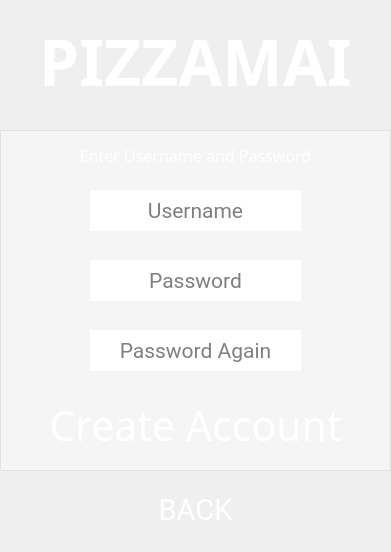
<?xml version="1.0" encoding="UTF-8"?>
<ui version="4.0">
 <class>Form</class>
 <widget class="QWidget" name="Form">
  <property name="geometry">
   <rect>
    <x>0</x>
    <y>0</y>
    <width>391</width>
    <height>552</height>
   </rect>
  </property>
  <property name="sizePolicy">
   <sizepolicy hsizetype="Fixed" vsizetype="Fixed">
    <horstretch>0</horstretch>
    <verstretch>0</verstretch>
   </sizepolicy>
  </property>
  <property name="minimumSize">
   <size>
    <width>391</width>
    <height>552</height>
   </size>
  </property>
  <property name="windowTitle">
   <string>Form</string>
  </property>
  <widget class="QLabel" name="label">
   <property name="geometry">
    <rect>
     <x>-180</x>
     <y>-10</y>
     <width>681</width>
     <height>581</height>
    </rect>
   </property>
   <property name="text">
    <string/>
   </property>
   <property name="pixmap">
    <pixmap resource="resourse.qrc">:/Windows/Main/veryBlur.png</pixmap>
   </property>
  </widget>
  <widget class="QLabel" name="Logo">
   <property name="geometry">
    <rect>
     <x>0</x>
     <y>0</y>
     <width>391</width>
     <height>121</height>
    </rect>
   </property>
   <property name="palette">
    <palette>
     <active>
      <colorrole role="WindowText">
       <brush brushstyle="SolidPattern">
        <color alpha="255">
         <red>255</red>
         <green>255</green>
         <blue>255</blue>
        </color>
       </brush>
      </colorrole>
      <colorrole role="Button">
       <brush brushstyle="SolidPattern">
        <color alpha="0">
         <red>255</red>
         <green>255</green>
         <blue>255</blue>
        </color>
       </brush>
      </colorrole>
      <colorrole role="Text">
       <brush brushstyle="SolidPattern">
        <color alpha="255">
         <red>255</red>
         <green>255</green>
         <blue>255</blue>
        </color>
       </brush>
      </colorrole>
      <colorrole role="ButtonText">
       <brush brushstyle="SolidPattern">
        <color alpha="255">
         <red>255</red>
         <green>255</green>
         <blue>255</blue>
        </color>
       </brush>
      </colorrole>
      <colorrole role="Base">
       <brush brushstyle="SolidPattern">
        <color alpha="0">
         <red>255</red>
         <green>255</green>
         <blue>255</blue>
        </color>
       </brush>
      </colorrole>
      <colorrole role="Window">
       <brush brushstyle="SolidPattern">
        <color alpha="0">
         <red>255</red>
         <green>255</green>
         <blue>255</blue>
        </color>
       </brush>
      </colorrole>
     </active>
     <inactive>
      <colorrole role="WindowText">
       <brush brushstyle="SolidPattern">
        <color alpha="255">
         <red>255</red>
         <green>255</green>
         <blue>255</blue>
        </color>
       </brush>
      </colorrole>
      <colorrole role="Button">
       <brush brushstyle="SolidPattern">
        <color alpha="0">
         <red>255</red>
         <green>255</green>
         <blue>255</blue>
        </color>
       </brush>
      </colorrole>
      <colorrole role="Text">
       <brush brushstyle="SolidPattern">
        <color alpha="255">
         <red>255</red>
         <green>255</green>
         <blue>255</blue>
        </color>
       </brush>
      </colorrole>
      <colorrole role="ButtonText">
       <brush brushstyle="SolidPattern">
        <color alpha="255">
         <red>255</red>
         <green>255</green>
         <blue>255</blue>
        </color>
       </brush>
      </colorrole>
      <colorrole role="Base">
       <brush brushstyle="SolidPattern">
        <color alpha="0">
         <red>255</red>
         <green>255</green>
         <blue>255</blue>
        </color>
       </brush>
      </colorrole>
      <colorrole role="Window">
       <brush brushstyle="SolidPattern">
        <color alpha="0">
         <red>255</red>
         <green>255</green>
         <blue>255</blue>
        </color>
       </brush>
      </colorrole>
     </inactive>
     <disabled>
      <colorrole role="WindowText">
       <brush brushstyle="SolidPattern">
        <color alpha="255">
         <red>255</red>
         <green>255</green>
         <blue>255</blue>
        </color>
       </brush>
      </colorrole>
      <colorrole role="Button">
       <brush brushstyle="SolidPattern">
        <color alpha="0">
         <red>255</red>
         <green>255</green>
         <blue>255</blue>
        </color>
       </brush>
      </colorrole>
      <colorrole role="Text">
       <brush brushstyle="SolidPattern">
        <color alpha="255">
         <red>255</red>
         <green>255</green>
         <blue>255</blue>
        </color>
       </brush>
      </colorrole>
      <colorrole role="ButtonText">
       <brush brushstyle="SolidPattern">
        <color alpha="255">
         <red>255</red>
         <green>255</green>
         <blue>255</blue>
        </color>
       </brush>
      </colorrole>
      <colorrole role="Base">
       <brush brushstyle="SolidPattern">
        <color alpha="0">
         <red>255</red>
         <green>255</green>
         <blue>255</blue>
        </color>
       </brush>
      </colorrole>
      <colorrole role="Window">
       <brush brushstyle="SolidPattern">
        <color alpha="0">
         <red>255</red>
         <green>255</green>
         <blue>255</blue>
        </color>
       </brush>
      </colorrole>
     </disabled>
    </palette>
   </property>
   <property name="font">
    <font>
     <family>Myriad Pro Cond</family>
     <pointsize>48</pointsize>
     <weight>75</weight>
     <italic>false</italic>
     <bold>true</bold>
     <underline>false</underline>
     <strikeout>false</strikeout>
     <stylestrategy>PreferAntialias</stylestrategy>
    </font>
   </property>
   <property name="toolTip">
    <string/>
   </property>
   <property name="styleSheet">
    <string notr="true">background-color: rgba(255, 255,255, 0);
color: rgb(255,255, 255);</string>
   </property>
   <property name="frameShape">
    <enum>QFrame::NoFrame</enum>
   </property>
   <property name="frameShadow">
    <enum>QFrame::Sunken</enum>
   </property>
   <property name="text">
    <string>PIZZAMAI</string>
   </property>
   <property name="scaledContents">
    <bool>false</bool>
   </property>
   <property name="alignment">
    <set>Qt::AlignCenter</set>
   </property>
  </widget>
  <widget class="QFrame" name="frame">
   <property name="geometry">
    <rect>
     <x>0</x>
     <y>130</y>
     <width>391</width>
     <height>341</height>
    </rect>
   </property>
   <property name="styleSheet">
    <string notr="true">background-color: rgba(255, 255, 255, 100);</string>
   </property>
   <property name="frameShape">
    <enum>QFrame::StyledPanel</enum>
   </property>
   <property name="frameShadow">
    <enum>QFrame::Raised</enum>
   </property>
   <widget class="QPushButton" name="b1">
    <property name="geometry">
     <rect>
      <x>0</x>
      <y>250</y>
      <width>391</width>
      <height>91</height>
     </rect>
    </property>
    <property name="font">
     <font>
      <family>Myriad Pro</family>
      <pointsize>31</pointsize>
      <weight>50</weight>
      <bold>false</bold>
     </font>
    </property>
    <property name="styleSheet">
     <string notr="true">color: rgb(255, 255, 255);
background-color: rgba(255, 255, 255, 60);</string>
    </property>
    <property name="text">
     <string>Create Account</string>
    </property>
    <property name="flat">
     <bool>true</bool>
    </property>
   </widget>
   <widget class="QLineEdit" name="usr">
    <property name="geometry">
     <rect>
      <x>90</x>
      <y>60</y>
      <width>211</width>
      <height>41</height>
     </rect>
    </property>
    <property name="font">
     <font>
      <family>Roboto</family>
      <pointsize>16</pointsize>
     </font>
    </property>
    <property name="autoFillBackground">
     <bool>false</bool>
    </property>
    <property name="styleSheet">
     <string notr="true">background-color: rgb(255, 255, 255);</string>
    </property>
    <property name="frame">
     <bool>false</bool>
    </property>
    <property name="alignment">
     <set>Qt::AlignCenter</set>
    </property>
    <property name="placeholderText">
     <string>Username</string>
    </property>
   </widget>
   <widget class="QLineEdit" name="pwd">
    <property name="geometry">
     <rect>
      <x>90</x>
      <y>130</y>
      <width>211</width>
      <height>41</height>
     </rect>
    </property>
    <property name="font">
     <font>
      <family>Roboto</family>
      <pointsize>16</pointsize>
     </font>
    </property>
    <property name="layoutDirection">
     <enum>Qt::LeftToRight</enum>
    </property>
    <property name="styleSheet">
     <string notr="true">background-color: rgb(255, 255, 255);</string>
    </property>
    <property name="frame">
     <bool>false</bool>
    </property>
    <property name="echoMode">
     <enum>QLineEdit::Password</enum>
    </property>
    <property name="alignment">
     <set>Qt::AlignCenter</set>
    </property>
    <property name="placeholderText">
     <string>Password</string>
    </property>
   </widget>
   <widget class="QLineEdit" name="pwd_2">
    <property name="geometry">
     <rect>
      <x>90</x>
      <y>200</y>
      <width>211</width>
      <height>41</height>
     </rect>
    </property>
    <property name="font">
     <font>
      <family>Roboto</family>
      <pointsize>16</pointsize>
     </font>
    </property>
    <property name="layoutDirection">
     <enum>Qt::LeftToRight</enum>
    </property>
    <property name="styleSheet">
     <string notr="true">background-color: rgb(255, 255, 255);</string>
    </property>
    <property name="frame">
     <bool>false</bool>
    </property>
    <property name="echoMode">
     <enum>QLineEdit::Password</enum>
    </property>
    <property name="alignment">
     <set>Qt::AlignCenter</set>
    </property>
    <property name="placeholderText">
     <string>Password Again</string>
    </property>
   </widget>
   <widget class="QLabel" name="sta">
    <property name="geometry">
     <rect>
      <x>0</x>
      <y>0</y>
      <width>391</width>
      <height>51</height>
     </rect>
    </property>
    <property name="font">
     <font>
      <family>Myriad Pro</family>
      <pointsize>12</pointsize>
     </font>
    </property>
    <property name="styleSheet">
     <string notr="true">background-color: rgba(255, 255, 255, 0);
color: rgb(255, 255, 255);</string>
    </property>
    <property name="text">
     <string>Enter Username and Password</string>
    </property>
    <property name="alignment">
     <set>Qt::AlignCenter</set>
    </property>
   </widget>
  </widget>
  <widget class="QPushButton" name="b2">
   <property name="geometry">
    <rect>
     <x>0</x>
     <y>470</y>
     <width>391</width>
     <height>81</height>
    </rect>
   </property>
   <property name="sizePolicy">
    <sizepolicy hsizetype="Fixed" vsizetype="Fixed">
     <horstretch>0</horstretch>
     <verstretch>0</verstretch>
    </sizepolicy>
   </property>
   <property name="font">
    <font>
     <family>Roboto</family>
     <pointsize>22</pointsize>
     <weight>50</weight>
     <bold>false</bold>
    </font>
   </property>
   <property name="styleSheet">
    <string notr="true">color: rgb(255, 255, 255);
background-color: rgba(255, 255, 255, 0);</string>
   </property>
   <property name="text">
    <string>BACK</string>
   </property>
   <property name="flat">
    <bool>true</bool>
   </property>
  </widget>
 </widget>
 <resources>
  <include location="resourse.qrc"/>
 </resources>
 <connections/>
</ui>
